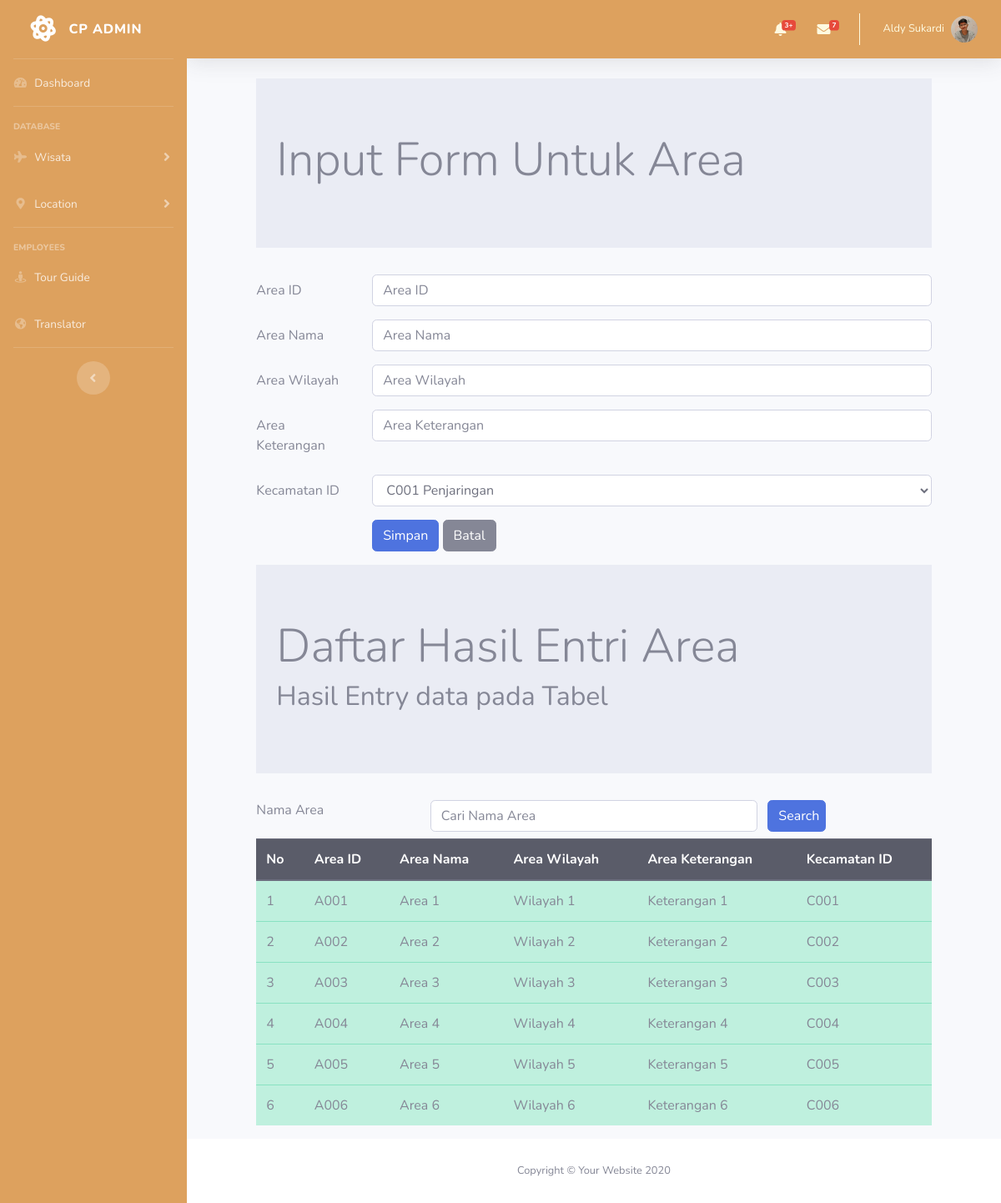
/UAS_BackEnd/area.php, run on the app's committed database.
### tables this page shows
CREATE TABLE `area` (
  `areaID` char(4) NOT NULL,
  `areaNama` char(35) NOT NULL,
  `areaWilayah` char(35) NOT NULL,
  `areaKeterangan` varchar(255) NOT NULL,
  `kecamatanID` char(4) NOT NULL
);

### UAS_BackEnd/area.php (the view, shortened to what this page needs)
<!DOCTYPE html>
<?php
    include "includes/config.php";
    $datakategori = mysqli_query($connection, "select * from kecamatan");
?>
<html lang="en">
<head>
    <link rel="stylesheet" type="text/css" href="css/bootstrap.min.css">
</head>
<body>
<?php
    include "header.php";
?>
<div class="row">
<div class="col-sm-1">
    </div>
    <div class="col-sm-10">
    <div class="jumbotron jumbotron-fluid">
            <div class="container">
                <h1 class="display-4">Input Form Untuk Area</h1>
            </div>
        </div>
  <form method="POST">
  <div class="form-group row">
    <label for="areaid" class="col-sm-2 col-form-label">Area ID</label>
    <div class="col-sm-10">
      <input type="text" class="form-control" id="areaid" name="inputid" placeholder="Area ID" maxlength="4">
    </div>
  </div>
  <div class="form-group row">
    <label for="inputnama" class="col-sm-2 col-form-label">Area Nama</label>
    <div class="col-sm-10">
      <input type="text" class="form-control" name="inputnama" id="areaNama" placeholder="Area Nama">
    </div>
  </div>
  <div class="form-group row">
    <label for="areaWilayah" class="col-sm-2 col-form-label">Area Wilayah</label>
    <div class="col-sm-10">
      <input type="text" class="form-control" name="inputwil" id="areaWilayah" placeholder="Area Wilayah">
    </div>
  </div>
  <div class="form-group row">
    <label for="areaKeterangan" class="col-sm-2 col-form-label">Area Keterangan</label>
    <div class="col-sm-10">
      <input type="text" class="form-control" name="inputket" id="areaKeterangan" placeholder="Area Keterangan">
    </div>
  </div>
  <div class="form-group row">
    <label for="kecamatanid" class="col-sm-2 col-form-label">Kecamatan ID</label>
    <div class="col-sm-10">
    <select id="kodekategori" class="form-control" name="inputkecid">
<?php while ($row = mysqli_fetch_array($datakategori)) {  ?>
    <option value="<?php echo $row["kecamatanID"] ?>">
        <?php echo $row["kecamatanID"] ?>
        <?php echo $row["kecamatanNama"] ?>
    </option>
<?php  }  ?>
</select>
    </div>
  </div>
  <div class="form-group row">
    <div class="col-sm-2">
    </div>
    <div class="col-sm-10">
    <input type="submit" class="btn btn-primary" value="Simpan" name="Simpan">
    <input type="reset" class="btn btn-secondary" value="Batal" name="Batal">
    </div>
  </div>
  </form>
    </div>
    <div class="col-sm-1">
    </div>
    </div>
<div class="row">
    <div class="col-sm-1"></div>
    <div class="col-sm-10">
        <div class="jumbotron jumbotron-fluid">
            <div class="container">
                <h1 class="display-4">Daftar Hasil Entri Area</h1>
                <h2>Hasil Entry data pada Tabel</h2>
            </div>
        </div>
    <form method="POST">
        <div class="form-group row mb-2">
            <label for="search" class="col-sm-3">Nama Area</label>
            <div class="col-sm-6">
                <input type="text" name="search" class="form-control" id="search"
                value="<?php if(isset($_POST['search'])) {echo $_POST['search'];}?>" placeholder="Cari Nama Area">
            </div>
            <input type="submit" name="kirim" class="col-sm-1 btn btn-primary" value="Search">
        </div>
    </form>
        <table class="table table-hover table-success">
            <thead class="thead-dark">
                <tr>
                    <th>No</th>
                    <th>Area ID</th>
                    <th>Area Nama</th>
                    <th>Area Wilayah</th>
                    <th>Area Keterangan</th>
                    <th>Kecamatan ID</th>
                </tr>
            </thead>
            <tbody>
            <?php
            if(isset($_POST["kirim"]))
            {
                $search = $_POST['search'];
                $query = mysqli_query($connection, "select area.*, kecamatan.kecamatanNama from area, kecamatan where areaNama like'%".$search."%' or areaWilayah like'%".$search."%' or areaKeterangan like'%".$search."%'" );
            }else
                {
                $query = mysqli_query($connection, "select area.*, kecamatan.kecamatanNama from area, kecamatan where area.kecamatanID = kecamatan.kecamatanID ");
                }
                $nomor = 1;
                while ($row = mysqli_fetch_array($query))
                { ?>
                    <tr>
                        <td><?php echo $nomor;?></td>
                        <td><?php echo $row['areaID'];?></td>
                        <td><?php echo $row['areaNama'];?></td>
                        <td><?php echo $row['areaWilayah'];?></td>
                        <td><?php echo $row['areaKeterangan'];?></td>
                        <td><?php echo $row['kecamatanID'];?></td>
                    </tr>
                <?php $nomor = $nomor + 1;?>
                <?php } ?>
            </tbody>
        </table>
    </div>
    <div class="col-sm-1"></div>
</div>
<?php
    include "footer.php";
?>
</body>
</html>

### data on the page
area: areaID "A001", areaNama "Area 1", areaWilayah "Wilayah 1", areaKeterangan "Keterangan 1", kecamatanID "C001"
area: areaID "A002", areaNama "Area 2", areaWilayah "Wilayah 2", areaKeterangan "Keterangan 2", kecamatanID "C002"
area: areaID "A003", areaNama "Area 3", areaWilayah "Wilayah 3", areaKeterangan "Keterangan 3", kecamatanID "C003"
area: areaID "A004", areaNama "Area 4", areaWilayah "Wilayah 4", areaKeterangan "Keterangan 4", kecamatanID "C004"
area: areaID "A005", areaNama "Area 5", areaWilayah "Wilayah 5", areaKeterangan "Keterangan 5", kecamatanID "C005"
area: areaID "A006", areaNama "Area 6", areaWilayah "Wilayah 6", areaKeterangan "Keterangan 6", kecamatanID "C006"

### other printed values
form field inputkecid "C001 Penjaringan"
